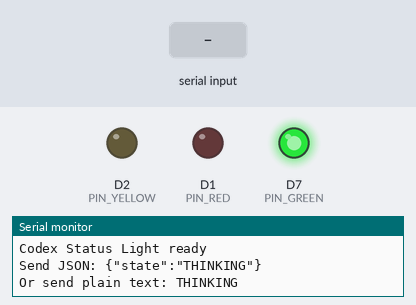
Bench run of a sketch on a simulated ESP8266 (NodeMCU). Parts: output pins drawn as LEDs (lit = HIGH), the last lines printed to the serial monitor. Dashed ring = blinking. The inputs (shaded band) are chosen by the test bench.

Above: at 1.2 s.
1.3 s: "WAITING_USER\n" received over Serial
At 2.2 s:
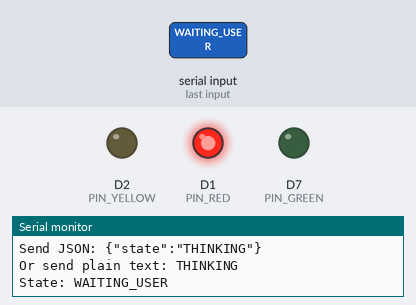
2.8 s: "THINKING\n" received over Serial
At 3.2 s:
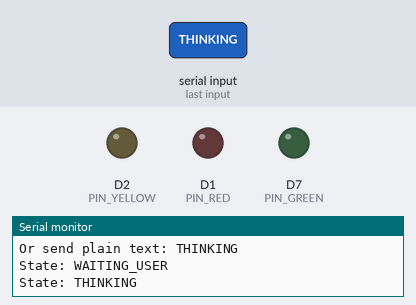
At 3.7 s:
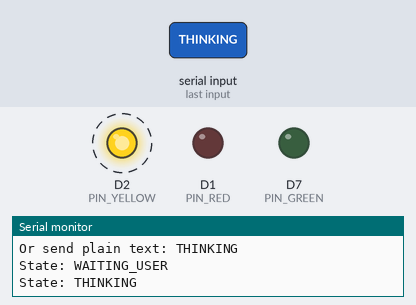
Timing chart, 0 to 14.8 s (numbered marks = the images above; inputs shaded):
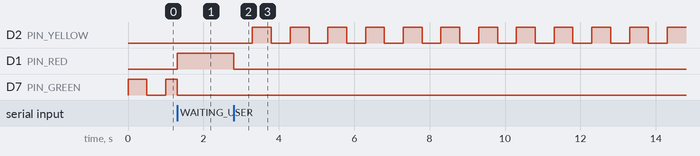

Measured:
- after the input at 1.3 s, D1 (PIN_RED): LOW → HIGH at once
- after the input at 2.8 s, D2 (PIN_YELLOW): alternates HIGH for 0.50 s and LOW for 0.50 s, starting after 0.50 s; D1 (PIN_RED): HIGH → LOW at once

The sketch:

traffic_light_controller.ino
```cpp
#include "pins_config.h"

const unsigned long SERIAL_BAUD = 115200;
const unsigned long BLINK_INTERVAL_MS = 500;
const unsigned long COMPLETE_IDLE_AFTER_MS = 60000;

enum TrafficState : uint8_t {
  IDLE = 0,
  THINKING = 1,
  WAITING_USER = 2,
  TASK_COMPLETE = 3,
  TASK_FAILED = 4,
  TOOL_ERROR = 5
};

TrafficState currentState = IDLE;
unsigned long lastCommandAt = 0;
unsigned long lastBlinkAt = 0;
bool blinkOn = false;

void readSerialCommand();
String extractState(String input);
void handleTimeouts();
void handleStateName(const char* state);
void applyState(TrafficState state);
void handleBlink();
void setLights(bool red, bool yellow, bool green);
void writeLed(uint8_t pin, bool on);

void setup() {
  Serial.begin(SERIAL_BAUD);
  Serial.setTimeout(120);

  pinMode(PIN_RED, OUTPUT);
  pinMode(PIN_YELLOW, OUTPUT);
  pinMode(PIN_GREEN, OUTPUT);

  applyState(IDLE);
  Serial.println("Codex Status Light ready");
  Serial.println("Send JSON: {\"state\":\"THINKING\"}");
  Serial.println("Or send plain text: THINKING");
}

void loop() {
  readSerialCommand();
  handleTimeouts();
  handleBlink();
}

void readSerialCommand() {
  if (!Serial.available()) {
    return;
  }

  String input = Serial.readStringUntil('\n');
  input.trim();
  if (input.length() == 0) {
    return;
  }

  String state = extractState(input);
  if (state.length() == 0) {
    Serial.print("Cannot find state in: ");
    Serial.println(input);
    return;
  }

  handleStateName(state.c_str());
}

String extractState(String input) {
  input.trim();

  // Serial Monitor can send plain text like THINKING for quick testing.
  if (!input.startsWith("{")) {
    input.toUpperCase();
    return input;
  }

  int key = input.indexOf("\"state\"");
  if (key < 0) {
    key = input.indexOf("'state'");
  }
  if (key < 0) {
    return "";
  }

  int colon = input.indexOf(':', key);
  if (colon < 0) {
    return "";
  }

  int start = input.indexOf('"', colon + 1);
  char quote = '"';
  if (start < 0) {
    start = input.indexOf('\'', colon + 1);
    quote = '\'';
  }
  if (start < 0) {
    return "";
  }

  int end = input.indexOf(quote, start + 1);
  if (end < 0) {
    return "";
  }

  String state = input.substring(start + 1, end);
  state.trim();
  state.toUpperCase();
  return state;
}

void handleTimeouts() {
  unsigned long now = millis();
  if (currentState == TASK_COMPLETE && now - lastCommandAt > COMPLETE_IDLE_AFTER_MS) {
    applyState(IDLE);
  }
}

void handleStateName(const char* state) {
  if (strcmp(state, "IDLE") == 0) {
    applyState(IDLE);
  } else if (strcmp(state, "THINKING") == 0) {
    applyState(THINKING);
  } else if (strcmp(state, "WAITING_USER") == 0) {
    applyState(WAITING_USER);
  } else if (strcmp(state, "TASK_COMPLETE") == 0) {
    applyState(TASK_COMPLETE);
  } else if (strcmp(state, "TASK_FAILED") == 0) {
    applyState(TASK_FAILED);
  } else if (strcmp(state, "TOOL_ERROR") == 0) {
    applyState(TOOL_ERROR);
  } else {
    Serial.print("Unknown state: ");
    Serial.println(state);
    return;
  }

  lastCommandAt = millis();
  Serial.print("State: ");
  Serial.println(state);
}

void applyState(TrafficState state) {
  currentState = state;
  blinkOn = false;
  lastBlinkAt = millis();

  switch (state) {
    case IDLE:
      setLights(false, false, true);
      blinkOn = true;
      break;
    case THINKING:
      setLights(false, false, false);
      break;
    case WAITING_USER:
      setLights(true, false, false);
      break;
    case TASK_COMPLETE:
      setLights(false, false, true);
      break;
    case TASK_FAILED:
      setLights(true, false, false);
      break;
    case TOOL_ERROR:
      setLights(false, false, false);
      break;
  }

}

void handleBlink() {
  unsigned long now = millis();
  if (now - lastBlinkAt < BLINK_INTERVAL_MS) {
    return;
  }

  lastBlinkAt = now;
  blinkOn = !blinkOn;

  if (currentState == IDLE) {
    writeLed(PIN_GREEN, blinkOn);
  } else if (currentState == THINKING) {
    writeLed(PIN_YELLOW, blinkOn);
  } else if (currentState == TOOL_ERROR) {
    writeLed(PIN_RED, blinkOn);
  }
}

void setLights(bool red, bool yellow, bool green) {
  writeLed(PIN_RED, red);
  writeLed(PIN_YELLOW, yellow);
  writeLed(PIN_GREEN, green);
}

void writeLed(uint8_t pin, bool on) {
  bool level = LED_ACTIVE_LOW ? !on : on;
  digitalWrite(pin, level ? HIGH : LOW);
}
```

pins_config.h
```cpp
#ifndef PINS_CONFIG_H
#define PINS_CONFIG_H

// NodeMCU ESP8266 default wiring.
// LED long leg -> GPIO pin through 220 ohm resistor; short leg -> GND.
#define PIN_RED D1     // GPIO5
#define PIN_YELLOW D2  // GPIO4
#define PIN_GREEN D7   // GPIO13, avoids boot mode pins

// Set to 1 for a common-anode or other active-low traffic-light module.
#define LED_ACTIVE_LOW 0

#endif
```
